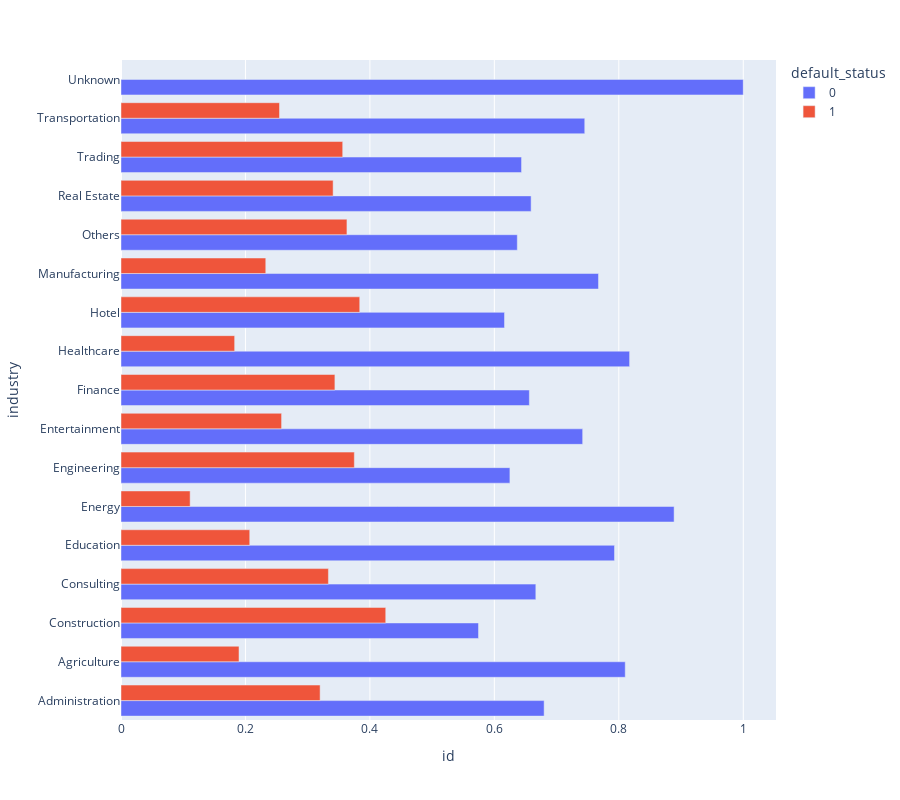

This figure's notebook cell:
### Markdown cell above
It could be observed that the train dataset is imbalanced in terms of the target variable, default status. The number of customers that do not default (i.e. default_status = 0) is ~2x of the number of customers that default (i.e. default_status = 1).

### Code cell
# TODO: I think suffice to just show P(default_status = 1 | industry), sort by descending
out = (train[['industry', 'default_status', 'id']].groupby(['industry', 'default_status']).count() / train[['industry', 'id']].groupby(['industry']).count()).reset_index()
out['default_status'] = out['default_status'].astype(str)
px.bar(out, y = 'industry', x = 'id', color = 'default_status', barmode='group', height = 800)

### Figure 1 — Plotly figure (JSON) as saved in the notebook; plotly's stock layout.template omitted (floating-point values rounded to 4 significant figures)
{"data": [{"alignmentgroup": "True", "hovertemplate": "default_status=0<br>id=%{x}<br>industry=%{y}<extra></extra>", "legendgroup": "0", "marker": {"color": "#636efa", "pattern": {"shape": ""}}, "name": "0", "offsetgroup": "0", "orientation": "h", "showlegend": true, "textposition": "auto", "type": "bar", "x": [0.68, 0.8103, 0.5745, 0.6667, 0.7931, 0.8889, 0.625, 0.7419, 0.6562, 0.8174, 0.6163, 0.7673, 0.6369, 0.6591, 0.6437, 0.7453, 1], "xaxis": "x", "y": ["Administration", "Agriculture", "Construction", "Consulting", "Education", "Energy", "Engineering", "Entertainment", "Finance", "Healthcare", "Hotel", "Manufacturing", "Others", "Real Estate", "Trading", "Transportation", "Unknown"], "yaxis": "y"}, {"alignmentgroup": "True", "hovertemplate": "default_status=1<br>id=%{x}<br>industry=%{y}<extra></extra>", "legendgroup": "1", "marker": {"color": "#EF553B", "pattern": {"shape": ""}}, "name": "1", "offsetgroup": "1", "orientation": "h", "showlegend": true, "textposition": "auto", "type": "bar", "x": [0.32, 0.1897, 0.4255, 0.3333, 0.2069, 0.1111, 0.375, 0.2581, 0.3438, 0.1826, 0.3837, 0.2327, 0.3631, 0.3409, 0.3563, 0.2547], "xaxis": "x", "y": ["Administration", "Agriculture", "Construction", "Consulting", "Education", "Energy", "Engineering", "Entertainment", "Finance", "Healthcare", "Hotel", "Manufacturing", "Others", "Real Estate", "Trading", "Transportation"], "yaxis": "y"}], "layout": {"barmode": "group", "height": 800, "legend": {"title": {"text": "default_status"}, "tracegroupgap": 0}, "margin": {"t": 60}, "xaxis": {"anchor": "y", "domain": [0, 1], "title": {"text": "id"}}, "yaxis": {"anchor": "x", "domain": [0, 1], "title": {"text": "industry"}}}}
